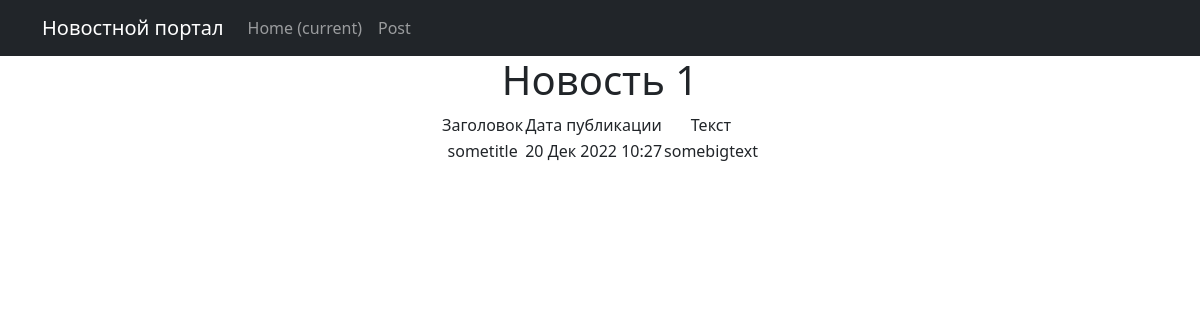
Screenshot of /news/1 with the database file from the repository.
### news/models.py (models this page shows, shortened)
class Post(models.Model):
    author = models.ForeignKey(Author, on_delete=models.CASCADE)
    NEWS = 'NW'
    ARTICLE = 'AR'
    CATEGORY_CHOICES = (
        (NEWS, 'Новость'),
        (ARTICLE, 'Статья'),
    )
    category_type = models.CharField(max_length=2, choices=CATEGORY_CHOICES, default=ARTICLE)
    dateCreation = models.DateTimeField(auto_now_add=True)
    postCategory = models.ManyToManyField(Category, through="PostCategory")
    title = models.CharField(max_length=128)
    text = models.TextField()
    rating = models.SmallIntegerField(default=0)
    def __str__(self):
        return '{}'.format(self.pk)

### news/views.py (the view)
# urls.py: path('<int:pk>', NewsDetail.as_view(), name='news detail'),
class NewsDetail(DetailView):
    model = Post
    template_name = 'new.html'
    context_object_name = 'new'

### news/templatetags/custom_filters.py (called while the page is built)
@register.filter(name="censor")
def censor(value):
    if not isinstance(value, str):
        raise TypeError(f"Ошибка: переменная {value} должна быть строкой")
    for bw in value.split():
        if bw.lower() in bad_words:
            value = value.replace(bw, list(bw)[0] + ((len(bw) - 1) * "*"))
    return value

### news/templates/flatpages/new.html (shortened to what this page needs)
{% extends 'default.html' %}
{% load custom_filters %}
{% block content %}
<h1>Новость {{ new }}</h1>
<table style="margin-left: auto; margin-right: auto;">
<tr>
    <td>Заголовок</td>
    <td>Дата публикации</td>
    <td>Текст</td>
</tr>
<tr>
    <td>{{ new.title|censor }}</td>
    <td>{{ new.dateCreation|date:'d M Y H:i' }}</td>
    <td>{{ new.text|censor }}</td>
</tr>
</table>
{% endblock content %}

### rows the page displays
Post: id "1", title|censor "sometitle", dateCreation "20 Дек 2022 10:27", text|censor "somebigtext"
